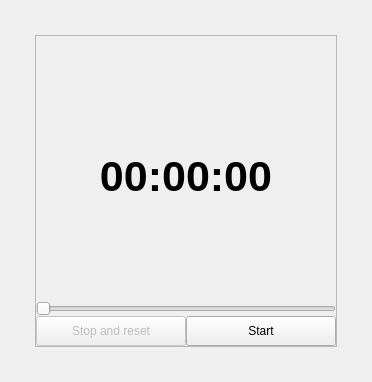
<?xml version="1.0" encoding="UTF-8"?>
<ui version="4.0">
 <class>timer_widget</class>
 <widget class="QWidget" name="timer_widget">
  <property name="geometry">
   <rect>
    <x>0</x>
    <y>0</y>
    <width>594</width>
    <height>0</height>
   </rect>
  </property>
  <property name="sizePolicy">
   <sizepolicy hsizetype="Expanding" vsizetype="Expanding">
    <horstretch>0</horstretch>
    <verstretch>0</verstretch>
   </sizepolicy>
  </property>
  <property name="windowTitle">
   <string>Form</string>
  </property>
  <property name="styleSheet">
   <string notr="true"/>
  </property>
  <layout class="QVBoxLayout" name="verticalLayout_2">
   <property name="spacing">
    <number>0</number>
   </property>
   <property name="leftMargin">
    <number>35</number>
   </property>
   <property name="topMargin">
    <number>35</number>
   </property>
   <property name="rightMargin">
    <number>35</number>
   </property>
   <property name="bottomMargin">
    <number>35</number>
   </property>
   <item>
    <widget class="QFrame" name="main_frame">
     <property name="frameShape">
      <enum>QFrame::StyledPanel</enum>
     </property>
     <property name="frameShadow">
      <enum>QFrame::Raised</enum>
     </property>
     <layout class="QVBoxLayout" name="verticalLayout">
      <property name="spacing">
       <number>0</number>
      </property>
      <property name="leftMargin">
       <number>0</number>
      </property>
      <property name="topMargin">
       <number>15</number>
      </property>
      <property name="rightMargin">
       <number>0</number>
      </property>
      <property name="bottomMargin">
       <number>0</number>
      </property>
      <item alignment="Qt::AlignHCenter|Qt::AlignVCenter">
       <widget class="QLabel" name="countdown_circle">
        <property name="sizePolicy">
         <sizepolicy hsizetype="Maximum" vsizetype="Maximum">
          <horstretch>0</horstretch>
          <verstretch>0</verstretch>
         </sizepolicy>
        </property>
        <property name="minimumSize">
         <size>
          <width>250</width>
          <height>250</height>
         </size>
        </property>
        <property name="maximumSize">
         <size>
          <width>500</width>
          <height>500</height>
         </size>
        </property>
        <property name="font">
         <font>
          <pointsize>32</pointsize>
          <weight>75</weight>
          <bold>true</bold>
         </font>
        </property>
        <property name="styleSheet">
         <string notr="true"/>
        </property>
        <property name="text">
         <string>00:00:00</string>
        </property>
        <property name="alignment">
         <set>Qt::AlignCenter</set>
        </property>
       </widget>
      </item>
      <item alignment="Qt::AlignHCenter|Qt::AlignVCenter">
       <widget class="QSlider" name="set_timer_duration_bar">
        <property name="minimumSize">
         <size>
          <width>300</width>
          <height>0</height>
         </size>
        </property>
        <property name="maximumSize">
         <size>
          <width>300</width>
          <height>16777215</height>
         </size>
        </property>
        <property name="maximum">
         <number>10800</number>
        </property>
        <property name="singleStep">
         <number>60</number>
        </property>
        <property name="orientation">
         <enum>Qt::Horizontal</enum>
        </property>
       </widget>
      </item>
      <item>
       <layout class="QHBoxLayout" name="horizontalLayout">
        <property name="spacing">
         <number>0</number>
        </property>
        <item alignment="Qt::AlignVCenter">
         <widget class="QPushButton" name="stop_timer_button">
          <property name="enabled">
           <bool>false</bool>
          </property>
          <property name="sizePolicy">
           <sizepolicy hsizetype="Maximum" vsizetype="Maximum">
            <horstretch>0</horstretch>
            <verstretch>0</verstretch>
           </sizepolicy>
          </property>
          <property name="minimumSize">
           <size>
            <width>150</width>
            <height>30</height>
           </size>
          </property>
          <property name="maximumSize">
           <size>
            <width>150</width>
            <height>35</height>
           </size>
          </property>
          <property name="text">
           <string>Stop and reset</string>
          </property>
          <property name="icon">
           <iconset resource="icons.qrc">
            <normaloff>:/icons/icons/square.svg</normaloff>:/icons/icons/square.svg</iconset>
          </property>
         </widget>
        </item>
        <item alignment="Qt::AlignVCenter">
         <widget class="QPushButton" name="start_stop_timer_button">
          <property name="minimumSize">
           <size>
            <width>150</width>
            <height>30</height>
           </size>
          </property>
          <property name="maximumSize">
           <size>
            <width>150</width>
            <height>35</height>
           </size>
          </property>
          <property name="text">
           <string>Start</string>
          </property>
          <property name="icon">
           <iconset resource="icons.qrc">
            <normaloff>:/icons/icons/play.svg</normaloff>:/icons/icons/play.svg</iconset>
          </property>
         </widget>
        </item>
       </layout>
      </item>
     </layout>
    </widget>
   </item>
  </layout>
 </widget>
 <resources>
  <include location="icons.qrc"/>
 </resources>
 <connections/>
</ui>
